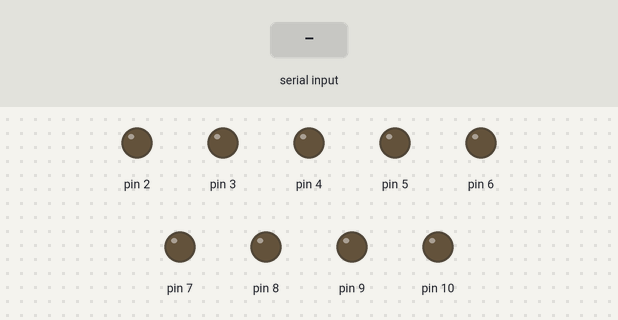
A sketch run on a simulated Arduino Uno, built with avr-gcc and run on an emulated ATmega328P. Shown: output pins drawn as LEDs (lit = HIGH). Inputs (shaded band) come from the test bench.

Above: at 1.2 s.
1.3 s: "2" received over Serial
At 2.2 s:
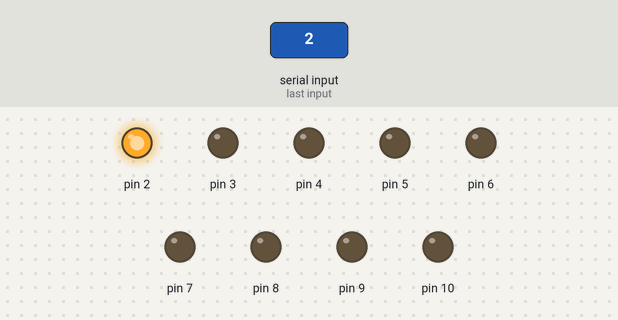
2.8 s: "3" received over Serial
At 3.4 s:
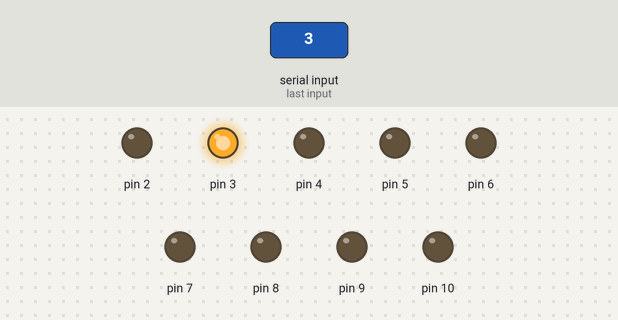
4.3 s: "4" received over Serial
At 5.5 s:
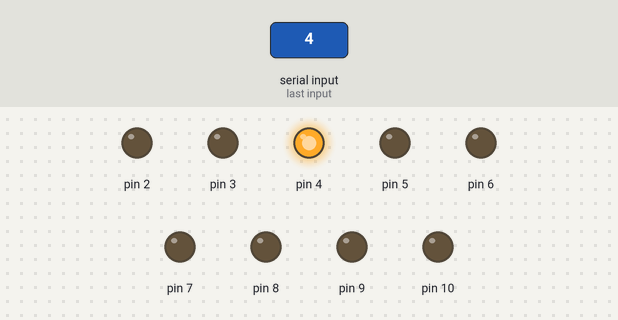
5.8 s: "5" received over Serial
At 6.8 s:
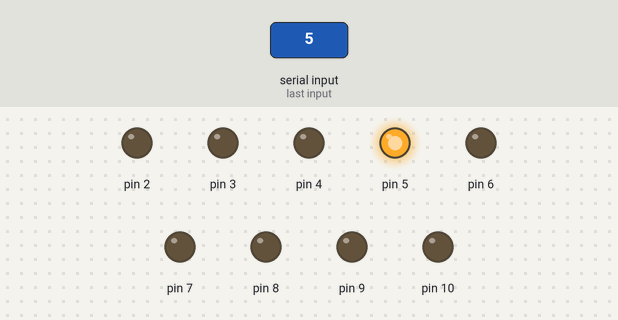
7.3 s: "6" received over Serial
At 8.0 s:
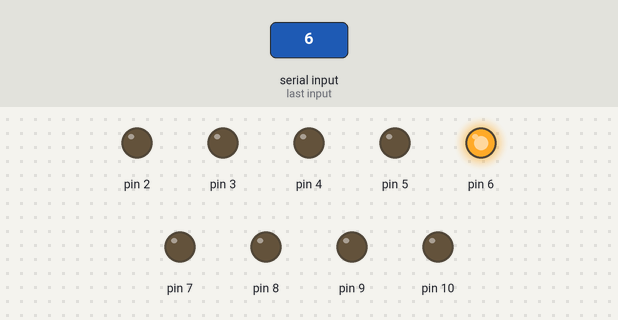
8.8 s: "7" received over Serial
At 9.1 s:
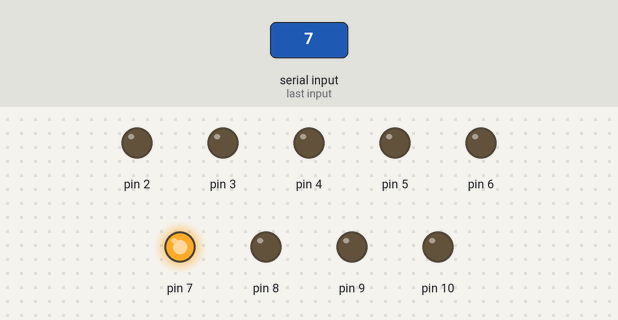
Timing chart, 0 to 11.3 s (numbered marks = the images above; inputs shaded):
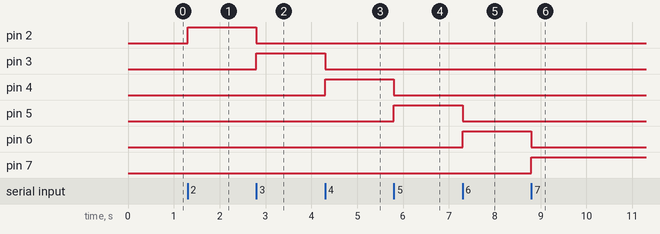

Measured:
- after the input at 1.3 s, pin 2: LOW → HIGH at once
- after the input at 2.8 s, pin 2: HIGH → LOW at once; pin 3: LOW → HIGH at once
- after the input at 4.3 s, pin 3: HIGH → LOW at once; pin 4: LOW → HIGH at once
- after the input at 5.8 s, pin 4: HIGH → LOW at once; pin 5: LOW → HIGH at once
- after the input at 7.3 s, pin 5: HIGH → LOW at once; pin 6: LOW → HIGH at once
- after the input at 8.8 s, pin 6: HIGH → LOW at once; pin 7: LOW → HIGH at once

The sketch:

ledyakarduino.ino
```cpp
void setup() {
pinMode(2,OUTPUT);
pinMode(3,OUTPUT);
pinMode(4,OUTPUT);
pinMode(5,OUTPUT);
pinMode(6,OUTPUT);
pinMode(7,OUTPUT);
pinMode(8,OUTPUT);
pinMode(9,OUTPUT);
pinMode(10,OUTPUT);

Serial.begin(9600);


}

void loop() {
  if (Serial.available())
{
  int Veri= Serial.read();

     if(Veri=='2')
      {
        digitalWrite(2,HIGH);
        digitalWrite(3,LOW);
        digitalWrite(4,LOW);
        digitalWrite(5,LOW);
        digitalWrite(6,LOW);
        digitalWrite(7,LOW);
        digitalWrite(8,LOW);
        digitalWrite(9,LOW);
        digitalWrite(10,LOW);

        }

    else if(Veri=='3')
      {
        digitalWrite(2,LOW);
        digitalWrite(3,HIGH);
        digitalWrite(4,LOW);
        digitalWrite(5,LOW);
        digitalWrite(6,LOW);
        digitalWrite(7,LOW);
        digitalWrite(8,LOW);
        digitalWrite(9,LOW);
        digitalWrite(10,LOW);
        }

    else if(Veri=='4')
      {
        digitalWrite(2,LOW);
        digitalWrite(3,LOW);
        digitalWrite(4,HIGH);
        digitalWrite(5,LOW);
        digitalWrite(6,LOW);
        digitalWrite(7,LOW);
        digitalWrite(8,LOW);
        digitalWrite(9,LOW);
        digitalWrite(10,LOW);
        }
    else if(Veri=='5')
      {
        digitalWrite(2,LOW);
        digitalWrite(3,LOW);
        digitalWrite(4,LOW);
        digitalWrite(5,HIGH);
        digitalWrite(6,LOW);
        digitalWrite(7,LOW);
        digitalWrite(8,LOW);
        digitalWrite(9,LOW);
        digitalWrite(10,LOW);
        }
     else if(Veri=='6')
      {
        digitalWrite(2,LOW);
        digitalWrite(3,LOW);
        digitalWrite(4,LOW);
        digitalWrite(5,LOW);
        digitalWrite(6,HIGH);
        digitalWrite(7,LOW);
        digitalWrite(8,LOW);
        digitalWrite(9,LOW);
        digitalWrite(10,LOW);
        }
     else if(Veri=='7')
      {
        digitalWrite(2,LOW);
        digitalWrite(3,LOW);
        digitalWrite(4,LOW);
        digitalWrite(5,LOW);
        digitalWrite(6,LOW);
        digitalWrite(7,HIGH);
        digitalWrite(8,LOW);
        digitalWrite(9,LOW);
        digitalWrite(10,LOW);
        }
     else if(Veri=='8')
      {
        digitalWrite(2,LOW);
        digitalWrite(3,LOW);
        digitalWrite(4,LOW);
        digitalWrite(5,LOW);
        digitalWrite(6,LOW);
        digitalWrite(7,LOW);
        digitalWrite(8,HIGH);
        digitalWrite(9,LOW);
        digitalWrite(10,LOW);
        }
     else if(Veri=='9')
      {
        digitalWrite(2,LOW);
        digitalWrite(3,LOW);
        digitalWrite(4,LOW);
        digitalWrite(5,LOW);
        digitalWrite(6,LOW);
        digitalWrite(7,LOW);
        digitalWrite(8,LOW);
        digitalWrite(9,HIGH);
        digitalWrite(10,LOW); ;
        }
     else if(Veri=='1')
      {
        digitalWrite(2,LOW);
        digitalWrite(3,LOW);
        digitalWrite(4,LOW);
        digitalWrite(5,LOW);
        digitalWrite(6,LOW);
        digitalWrite(7,LOW);
        digitalWrite(8,LOW);
        digitalWrite(9,LOW);
        digitalWrite(10,HIGH);
        }
  }
}
```
